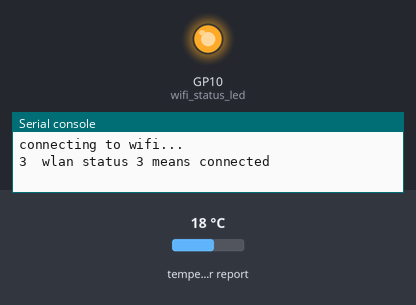
Simulated run of this program. Board: Raspberry Pi Pico running MicroPython. Parts: output pins drawn as LEDs (lit = HIGH), the last lines printed to the serial console. Inputs (shaded band) come from the test bench; at power-on: temperature in the web weather report 18 °C. WiFi joins after 1.5 s; requests to the public web service named in the program get a made-up reply in its usual format after 0.4 s (London, UTC, broken clouds, 64 % humidity, 1013 hPa unless stated).

Above: at 1.6 s.
At 3.6 s:
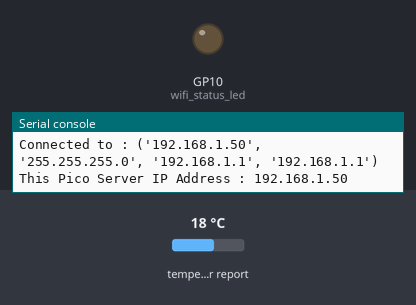
Timing chart, 0 to 5.1 s (numbered marks = the images above):
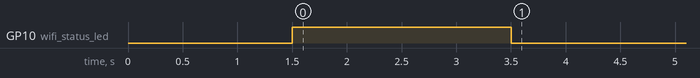

The program:

getweather.py
```python
#get weather data from openweathermap
#Library
from machine import Pin
import network
from time import sleep
import urequests, json

#setup
connected_to_wifi=False
ssid='ASUS'
password='Study090317'

#need a openweathermap account to get the api
api_key = "29bd4ce83800cc7ae9711aa3522bd807"
base_url = "http://api.openweathermap.org/data/2.5/weather?"

#this led's purpose is to tell us that wifi is connected
wifi_status_led=Pin(10,Pin.OUT)
wifi_status_led.off()

#connecting to wifi
print('connecting to wifi...')
wlan = network.WLAN(network.STA_IF)
wlan.active(True)
wlan.connect(ssid, password)


url = "https://www.google.com/search?q=weather?"

while connected_to_wifi == False:

    if wlan.isconnected():
        connected_to_wifi = True
        print(wlan.status(), ' wlan status 3 means connected ')
        wifi_status_led.on()
        sleep(2)
        wifi_status_led.off()

print('Connected to :' ,wlan.ifconfig() )
print('This Pico Server IP Address :' ,wlan.ifconfig()[0])

cities=('Beijing','Tokyo','Singapore')
while True:
    for city in cities:
        #print(city)

        complete_url = base_url + "appid=" + api_key + "&q=" + city


        #print(complete_url)
        response = urequests.get(complete_url)
        weather_data = response.json()
        #print(weather_data)
        """
        data returned by the urequests query - in json format
        {'timezone': 28800, 'sys': {'type': 1, 'sunrise': 1672356931, 'country': 'CN', 'id': 9609, 'sunset': 1672390655}, 'base': 'stations', 'main': {'pressure': 1032, 'feels_like': 269.09, 'temp_max': 269.09, 'temp': 269.09, 'temp_min': 269.09, 'humidity': 21, 'sea_level': 1032, 'grnd_level': 1025}, 'visibility': 10000, 'id': 1816670, 'clouds': {'all': 0}, 'coord': {'lon': 116.3972, 'lat': 39.9075}, 'name': 'Beijing', 'cod': 200, 'weather': [{'id': 800, 'icon': '01n', 'main': 'Clear', 'description': 'clear sky'}], 'dt': 1672399029, 'wind': {'gust': 1.13, 'speed': 1.14, 'deg': 245}}

        """
        weather=weather_data["main"]
        #print(city,weather["temp"]) #reading in Kelvin
        print(city,weather["temp"] - 273.15 ) #in Centigrade
    sleep(20)
```
